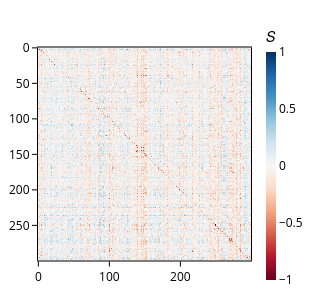

Notebook cell for this chart:
### Code cell
# OV circuit for head 11.10
layer = sequence[0][0]
head = sequence[0][1]

pu.plot_attn(h.normalise_tensor(ov_circuit[layer, head, : , :]), element_list, image_dir / s_dataset.type.value / "symbolic_ov_circuit.png")

### Figure 1 — Plotly figure (JSON) as saved in the notebook; plotly's stock layout.template omitted (floating-point values rounded to 4 significant figures; data arrays with more than 128 entries replaced by an {"elided": "..."} marker saying what was removed)
{"data": [{"coloraxis": "coloraxis", "hovertemplate": "Head: %{x}<br>Layer: %{y}<br>color: %{z}<extra></extra>", "name": "0", "type": "heatmap", "xaxis": "x", "yaxis": "y", "z": {"elided": "300x300 float values"}}], "layout": {"coloraxis": {"cmid": 0, "colorbar": {"len": 1, "lenmode": "fraction", "thickness": 10, "thicknessmode": "pixels", "title": {"text": "𝑆"}}, "colorscale": [[0, "rgb(103,0,31)"], [0.1, "rgb(178,24,43)"], [0.2, "rgb(214,96,77)"], [0.3, "rgb(244,165,130)"], [0.4, "rgb(253,219,199)"], [0.5, "rgb(247,247,247)"], [0.6, "rgb(209,229,240)"], [0.7, "rgb(146,197,222)"], [0.8, "rgb(67,147,195)"], [0.9, "rgb(33,102,172)"], [1, "rgb(5,48,97)"]]}, "font": {"color": "black", "size": 12}, "height": 300, "margin": {"b": 10, "l": 10, "r": 10, "t": 10}, "title": {"font": {"size": 14}}, "width": 300, "xaxis": {"anchor": "y", "constrain": "domain", "domain": [0, 1], "linecolor": "black", "linewidth": 1, "mirror": true, "scaleanchor": "y", "showline": true, "tickcolor": "black", "ticks": "outside", "tickwidth": 1, "title": {}}, "yaxis": {"anchor": "x", "autorange": "reversed", "constrain": "domain", "domain": [0, 1], "linecolor": "black", "linewidth": 1, "mirror": true, "showline": true, "tickcolor": "black", "ticks": "outside", "tickwidth": 1, "title": {}}}}
